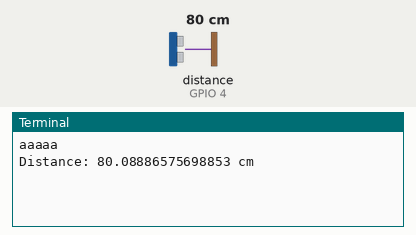
This program was run on a simulated Raspberry Pi (BCM pin numbers). On the bench: the last lines printed to the terminal. The test bench sets the inputs (shaded band); at power-on: distance to the obstacle (sensor on GPIO 4) 80 cm. The echo pulse lasts 58.3 µs per cm; the clock reads 2024-03-15 10:24:30 at power-on unless the program sets it.

Above: at 1.2 s.
1.3 s: distance to the obstacle (sensor on GPIO 4) set to 2 cm
At 2.0 s:
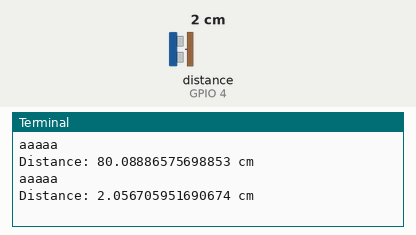
3.4 s: distance to the obstacle (sensor on GPIO 4) set to 4 cm
At 5.6 s:
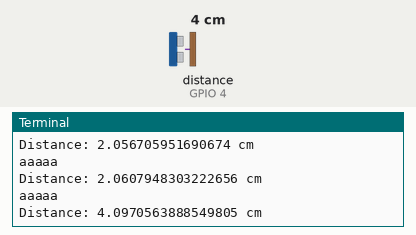
Timing chart, 0 to 7.1 s (numbered marks = the images above; inputs shaded):
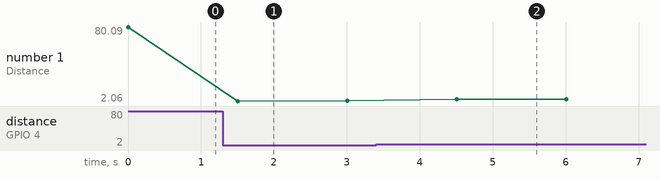

Measured:
- after the input at 1.3 s, the terminal: prints a new line after 0.21 s (image 1)
- after the input at 3.4 s, the terminal: prints a new line after 1.1 s (image 2)
- plotted number 1: 80.09 → 2.06 after the input at 1.3 s, 2.06 → 4.1 after the input at 3.4 s

The program:

junsu.py
```python
import RPi.GPIO as GPIO
import time

# GPIO 핀 모드를 BCM으로 설정 (라즈베리파이 핀 번호와 일치)
GPIO.setmode(GPIO.BCM)

# 트리거와 에코 핀 설정
TRIG_PIN = 14  # 초음파 송신 핀
ECHO_PIN = 4  # 초음파 수신 핀
GPIO.setup(TRIG_PIN, GPIO.OUT)  # 트리거 핀을 출력으로 설정
GPIO.setup(ECHO_PIN, GPIO.IN)   # 에코 핀을 입력으로 설정

try:
    while True:
        # 초음파 펄스 전송 시작
        print('aaaaa')
        GPIO.output(TRIG_PIN, True)  # 트리거 핀을 HIGH로 설정
        time.sleep(0.00001)          # 10μs 동안 신호 전송
        GPIO.output(TRIG_PIN, False) # 트리거 핀을 LOW로 설정하여 신호 종료

        # 에코 핀에서 신호 수신 시작
        while GPIO.input(ECHO_PIN) == 0:  # 에코가 LOW일 때, 펄스 시작 시간 기록
            start = time.time()

        while GPIO.input(ECHO_PIN) == 1:  # 에코가 HIGH일 때, 펄스 종료 시간 기록
            end = time.time()

        # 펄스 지속 시간 계산
        duration = end - start

        # 거리 계산 (cm)
        distance = (duration * 34300) / 2  # 초음파의 속도를 이용하여 거리 계산
        print("Distance:", distance, "cm") # 거리 출력

        time.sleep(1.5)  # 1초 간격으로 거리 측정

except KeyboardInterrupt:  # Ctrl+C로 종료 시
    GPIO.cleanup()         # GPIO 설정 초기화
```
